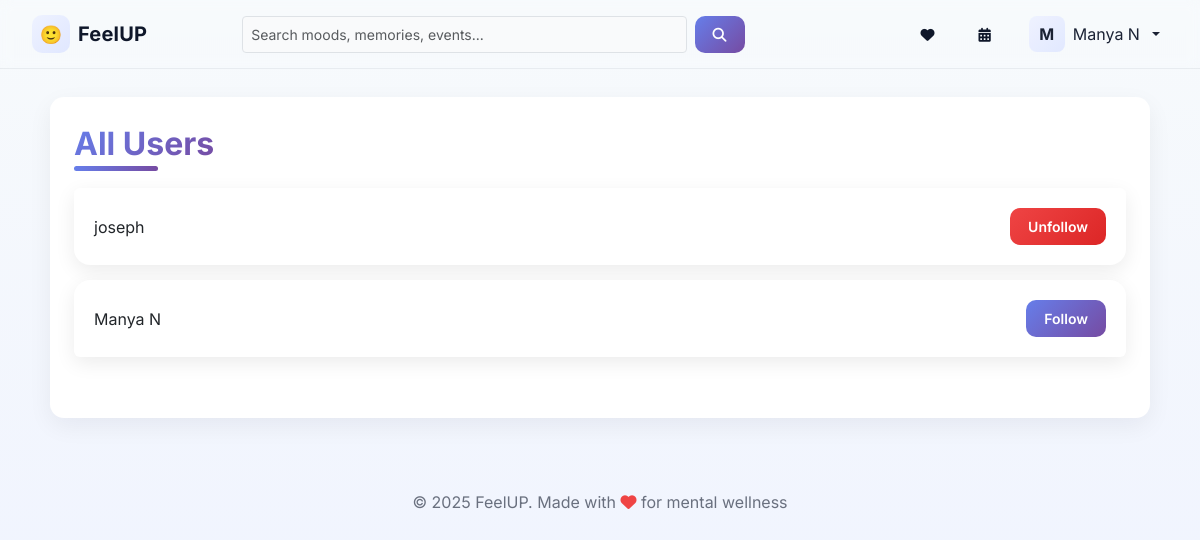
Screenshot of /users (signed in) with the database file from the repository.
### app.py (models this page shows, shortened)
class User(db.Model, UserMixin):
    id = db.Column(db.Integer, primary_key=True)
    name = db.Column(db.String(120))
    email = db.Column(db.String(150), unique=True, nullable=False)
    password_hash = db.Column(db.String(200), nullable=False)
    created_at = db.Column(db.DateTime, default=datetime.utcnow)

### app.py (the view)
@app.route('/users')
def users_list():
    user = current_user()
    if not user:
        return redirect(url_for('index'))
    users = User.query.all()
    followed_ids = [f.followed_id for f in Follow.query.filter_by(follower_id=user.id).all()]
    followed_users = [User.query.get(uid) for uid in followed_ids]
    return render_template('users.html', user=user, users=users, followed_ids=followed_ids)

### app.py (called while the page is built)
@login_manager.user_loader
def load_user(user_id):
    try:
        return User.query.get(int(user_id))
    except Exception:
        return None

def current_user():
    try:
        if flask_current_user and flask_current_user.is_authenticated:
            return flask_current_user
    except Exception:
        pass
    uid = session.get('user_id')
    if uid:
        return User.query.get(uid)
    return None

### templates/users.html (shortened to what this page needs)
{% extends "base.html" %}
{% block content %}
<h2>All Users</h2>
<ul class="list-group">
  {% for u in users %}
  <li class="list-group-item d-flex justify-content-between align-items-center">
    {{ u.name }}
    {% if u.id not in followed_ids %}
      <form method="POST" action="{{ url_for('follow_user', user_id=u.id) }}">
        <button class="btn btn-sm btn-primary">Follow</button>
      </form>
    {% else %}
      <form method="POST" action="{{ url_for('unfollow_user', user_id=u.id) }}">
        <button class="btn btn-sm btn-danger">Unfollow</button>
      </form>
    {% endif %}
  </li>
  {% endfor %}
</ul>
{% endblock %}

### templates/navbar.html (shortened to what this page needs)
<nav class="navbar navbar-expand-md bg-transparent py-2" aria-label="Main Navigation">
  <div class="container-fluid align-items-center">
    <a class="navbar-brand d-flex align-items-center gap-2" href="{{ url_for('dashboard') }}">
      <div class="brand-mark d-flex align-items-center justify-content-center">🙂</div>
      <span class="brand-text">FeelUP</span>
    </a>
    <div class="collapse navbar-collapse" id="mainNav">
      <form class="d-flex mx-auto w-50" action="{{ url_for('mood_feed') }}" method="GET" role="search" aria-label="Search posts">
        <input class="form-control form-control-sm me-2" type="search" placeholder="Search moods, memories, events..." aria-label="Search" name="q">
        <button class="btn btn-sm btn-primary" type="submit"><i class="fas fa-search"></i></button>
      </form>
      <ul class="navbar-nav ms-auto d-flex align-items-center">
        <li class="nav-item me-2">
          <a class="btn btn-sm btn-outline-light" href="{{ url_for('mood_feed') }}" aria-label="Mood Feed"><i class="fas fa-heart"></i></a>
        </li>
        <li class="nav-item me-2">
          <a class="btn btn-sm btn-outline-light" href="{{ url_for('events') }}" aria-label="Events"><i class="fas fa-calendar-alt"></i></a>
        </li>
        {% if user %}
        <li class="nav-item dropdown ms-1">
          <a class="nav-link dropdown-toggle d-flex align-items-center gap-2" href="#" id="profileMenu" role="button" data-bs-toggle="dropdown" aria-expanded="false">
            <div class="avatar-sm">{{ user.name[0]|upper }}</div>
            <span class="d-none d-md-inline">{{ user.name }}</span>
          </a>
        </li>
        {% else %}
        <li class="nav-item"><a class="nav-link" href="{{ url_for('index') }}">Login</a></li>
        <li class="nav-item"><a class="nav-link" href="{{ url_for('register') }}">Register</a></li>
        {% endif %}
      </ul>
    </div>
  </div>
</nav>

### static/style.css (style rules this page uses)
* { margin: 0; padding: 0; box-sizing: border-box; }
body { font-family: 'Inter', 'Segoe UI', Tahoma, Geneva, Verdana, sans-serif; background: linear-gradient(180deg, #f7fafc 0%, #eef2ff 100%); margin: 0; padding: 0; color: #0f172a; min-height: 100vh; }
h1, h2, h3, h4, h5 { font-weight: 700; color: #1f2937; }
h2 { font-weight: 700; margin-bottom: 25px; font-size: 2rem; }
.container h2, main h2 { position: relative; display: inline-block; background: linear-gradient(135deg, #667eea 0%, #764ba2 100%); -webkit-background-clip: text; -webkit-text-fill-color: transparent; background-clip: text; }
.container h2::after, main h2::after { content: ""; position: absolute; left: 0; bottom: -8px; width: 60%; height: 5px; border-radius: 5px; background: linear-gradient(90deg, #667eea, #764ba2); animation: slideIn 0.6s ease-out; }
.navbar { --bs-bg: transparent; padding: 12px 20px; backdrop-filter: blur(6px); background: rgba(255,255,255,0.6); border-bottom: 1px solid rgba(15,23,42,0.06); }
.navbar .brand-text { font-weight: 700; color: #0f172a; letter-spacing: 0.2px; }
.brand-mark { width: 38px; height: 38px; border-radius: 10px; background: linear-gradient(135deg,#eef2ff,#e0e7ff); color: #111827; font-size: 18px; display: inline-flex; align-items: center; justify-content: center; }
.navbar { background: rgba(255,255,255,0.88); color: #0f172a; }
.navbar .brand-text { color: #0f172a; }
.navbar .nav-link, .navbar .nav-item .nav-link, .navbar .navbar-nav .nav-link { color: #0f172a !important; opacity: 0.95; }
.navbar .btn-outline-light { color: #0f172a; border-color: rgba(15,23,42,0.06); background: transparent; }
.avatar-sm { width: 34px; height: 34px; border-radius: 8px; background: #eef2ff; color: #0f172a; display: inline-flex; align-items: center; justify-content: center; font-weight: 700; }
.btn { border-radius: 10px !important; padding: 8px 18px !important; font-weight: 600 !important; transition: all 0.15s ease !important; border: none !important; }
.btn-primary { background: linear-gradient(135deg, #667eea 0%, #764ba2 100%) !important; }
.btn-danger { background: linear-gradient(135deg, #ef4444 0%, #dc2626 100%) !important; }
.avatar-sm { width: 36px; height: 36px; border-radius: 8px; background: linear-gradient(135deg,#eef2ff,#e0e7ff); display: inline-flex; align-items: center; justify-content: center; font-weight: 700; color: #0f172a; }
.list-group-item { border-radius: 16px; margin-bottom: 15px; box-shadow: 0 6px 20px rgba(0, 0, 0, 0.08); transition: all 0.3s ease; background: white; border: none; padding: 20px; }
form textarea, form input, form select { border-radius: 14px; padding: 14px 18px; border: 2px solid #e5e7eb; transition: all 0.3s ease; font-size: 1rem; width: 100%; }
.form-control, .form-select { background: #f9fafb; }

### rows the page displays
User: name "M", name "Manya N"
User: name "joseph"
